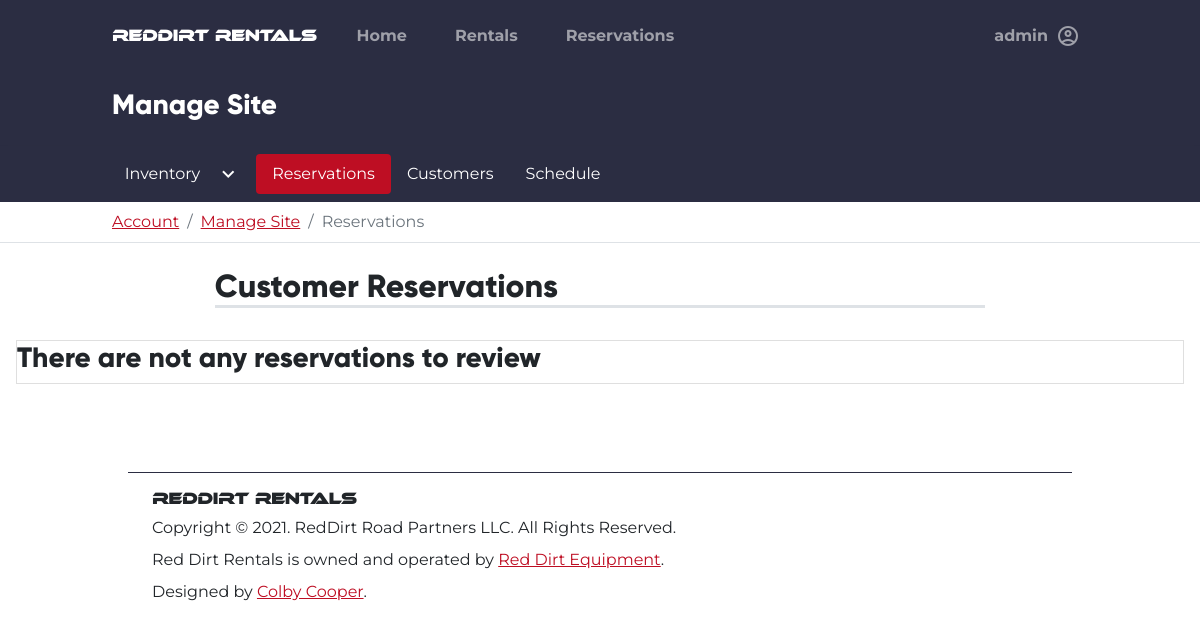
Before: /admin/reservations (signed in) with the older database file.
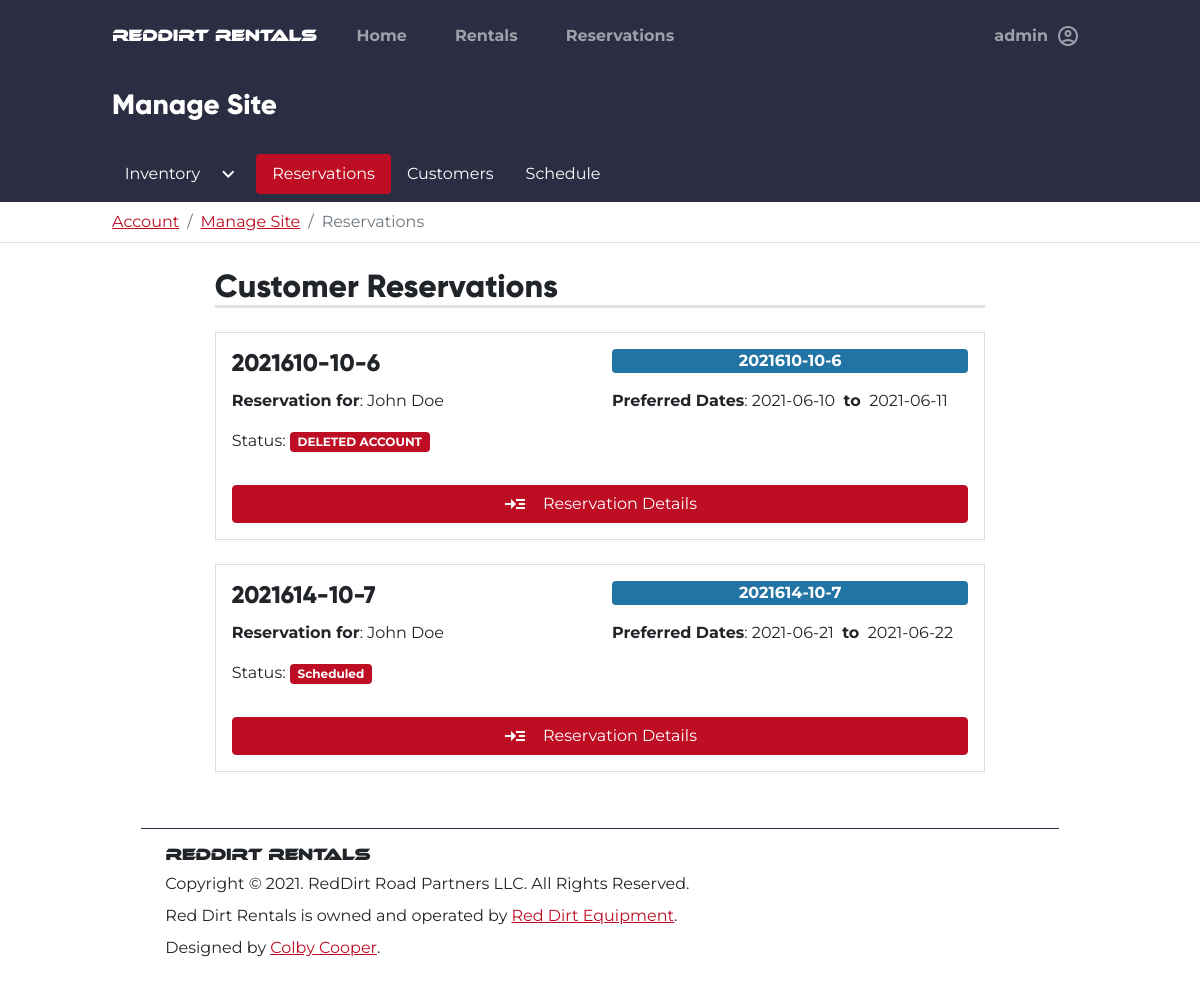
After: the same page with the newer database file.
### tables this page shows
CREATE TABLE users (
    id INTEGER PRIMARY KEY AUTOINCREMENT,
    firstname TEXT NOT NULL,
    lastname TEXT NOT NULL,
    phonenumber TEXT NOT NULL,
    email TEXT NOT NULL,
    password BLOB NOT NULL,
    groups TEXT NOT NULL,
    address TEXT NOT NULL,
    city TEXT NOT NULL,
    state TEXT NOT NULL,
    zip TEXT NOT NULL
, token TEXT, token_expire TEXT);

CREATE TABLE reservations (
    id INTEGER PRIMARY KEY AUTOINCREMENT,
    
    confirmation_num TEXT NOT NULL,
    rental_id INT NOT NULL,
    customer_id INT NOT NULL,
    
    pref_start_1 DATE NOT NULL,
    pref_start_2 DATE NOT NULL,
    pref_start_3 DATE NOT NULL,
    pref_end_1 DATE NOT NULL,
    pref_end_2 DATE NOT NULL,
    pref_end_3 DATE NOT NULL,

    status TEXT DEFAULT 'PENDING'
, est_hours TEXT, actual_start DATE, actual_end DATE);

### rentals_app/admin.py (the view)
@admin.route("/reservations")
@login_required
@admin_only
def reservations():
    con, cur = helpers.connect_to_db()
    resv_sql = "SELECT * FROM reservations;".format(g.user.userid)
    try:
        reservations = cur.execute(resv_sql).fetchall()
        rental_ids = list()
        for x in reservations:
            rental_ids.append(x[2])
        rentals = dict()
        for id in rental_ids:
            rentals[str(id)] = Rental().find_rental(id)
            rentals[str(id)].image_paths = rentals[str(id)].image_paths[
                2 : len(rentals[str(id)].image_paths) - 2
            ]
        print(reservations)
        customers_ids = list()
        for x in reservations:
            customers_ids.append(x[3])
        customers = dict()
        for id in customers_ids:
            customers[str(id)] = User.find_user(id=x[3])
    except Exception as ex:
        print(ex)
        raise ex
    finally:
        con.close()
        return render_template(
            "admin/reservations.html",
            reservations=reservations,
            rentals=rentals,
            customers=customers,
        )

### rentals_app/auth.py (called while the page is built)
@auth.before_app_request
def fetch_current_user():
    userid = session.get("userid")
    if userid is None:
        g.user = None
    else:
        g.user = User.find_user(userid)

def login_required(view):
    @functools.wraps(view)
    def wrapped_view(**kwargs):
        if g.user is None:
            return redirect(url_for("auth.login"))
        return view(**kwargs)
    return wrapped_view

def admin_only(view):
    @functools.wraps(view)
    def wrapped_view(**kwargs):
        if g.user is None:
            return redirect(url_for("auth.login"))
        if g.user is not None and g.user.groups != "admin":
            session.clear()
            return redirect(render_template("errors/401.html"))
        return view(**kwargs)
    return wrapped_view

### rentals_app/helpers.py (called while the page is built)
def connect_to_db():
    con = sqlite3.connect(DB_PATH)
    return con, con.cursor()

### rentals_app/models/user.py (called while the page is built)
    def find_user(id) -> "User":
        con, cur = helpers.connect_to_db()
        sql = """
        SELECT * FROM users WHERE id='{}'
        """.format(
            id
        )
        try:
            db = cur.execute(sql).fetchone()
            con.commit()
            return User(
                userid=db[0],
                firstname=db[1],
                lastname=db[2],
                phonenumber=db[3],
                email=db[4],
                password=db[5],
                groups=db[6],
                address=db[7],
                city=db[8],
                state=db[9],
                zip=db[10],
            )
        except Exception as ex:
            con.rollback()
            raise ex
        finally:
            con.close()

### rentals_app/templates/admin/reservations.html (shortened to what this page needs)
{% extends "base.html" %}
{% block content %}
<div class="container-fluid bg-dark">
    <div class="row">
        <div class="col-md-10 mx-auto">
            <h3 class="text-white py-3 fw-bold">Manage Site</h3>
        </div>
    </div>
</div>
<div class="container-fluid p-2 bg-dark shadow-sm">
    <div class="row">
        <div class="col-md-10 mx-auto">
            <ul class="nav nav-pills"
                id="tab_root">
                <li class="nav-item dropdown">
                    <a class="nav-link dropdown-toggle text-white d-flex flex-row"
                       data-bs-toggle="dropdown"
                       id="inventory_active_elem"
                       role="button"
                       aria-expanded="false">
                        Inventory
                        <span class="material-icons-outlined ms-3">
                        </span>
                    </a>
                </li>
                <li class="nav-item">
                    <a class="nav-link text-white bg-info active"
                       href="{{url_for('admin.reservations') }}"
                       id="reservations_tab_selector">
                        Reservations
                    </a>
                </li>
                <li class="nav-item">
                    <a class="nav-link text-white"
                       href="{{url_for('admin.customers') }}"
                       id="reservations_tab_selector">
                        Customers
                    </a>
                </li>
                <li class="nav-item">
                    <a class="nav-link text-white"
                       href="{{url_for('admin.schedule') }}"
                       id="reservations_tab_selector">
                        Schedule
                    </a>
                </li>
            </ul>
        </div>
    </div>
</div>
<div class="container-fluid bg-white border-bottom">
    <div class="row">
        <div class="col-md-10 mx-auto justify-content-center py-2">
            <nav aria-label="breadcrumb">
                <ol class="breadcrumb mb-0">
                    <li class="breadcrumb-item"><a href="/account">Account</a></li>
                    <li class="breadcrumb-item"><a href="/admin">Manage Site</a></li>
                    <li class="breadcrumb-item active"
                        aria-current="page">Reservations</li>
                </ol>
            </nav>
        </div>
    </div>
</div>
<div class="container-fluid p-3 mb-3"
     id="inventory_tab_content">
    <div class="row">
        <div class="col-md-8 mx-auto mt-2">
            <h2 class="border-bottom border-3">Customer Reservations</h2>
            {% if reservations %}
            {% for reservation in reservations %}
            <div class="card my-4 rounded-0">
                <div class="card-body">
                    <div class="row">
                        <div class="col">
                            {% set customer = customers['%s' % reservation[3]] %}
                            <h4>{{reservation[1]}}</h4>
                        </div>
                        <div class="col">
                            <p class="rounded bg-success text-white fw-bold text-center">{{reservation[1]}}</span></p>
                        </div>
                    </div>
                    <div class="row">
                        <p class="col"><b>Reservation for</b>: {{customer.firstname}} {{customer.lastname}}</p>
                        <p class="col"><b>Preferred Dates</b>: {{reservation[4]}}&nbsp;&nbsp;<b>to</b>&nbsp;&nbsp;{{reservation[5]}}
                    </div>
                    <div class="row col">
                        <p>Status: <span class="badge bg-info">{{reservation[10]}}</span></p>
                    </div>
                </div>
                <div class="card-footer border-0 bg-white pb-3 pt-0 text-end">
                    <a href="{{ url_for('admin.reservation_details', id=reservation[0]) }}"
                       class="d-block w-100 btn btn-danger px-5">
                        <div class="d-flex flex-row align-items-center justify-content-center">
                            <span class="material-icons-outlined me-3">
                            </span>
                            Reservation Details
                        </div>
                    </a>
                </div>
            </div>
            {% endfor %}
            {%else%}
        </div>
    </div>
    <div class="card rounded-0 my-4">
        <h3>There are not any reservations to review</h3>
    </div>
    {%endif%}
</div>
{% endblock %}

### rentals_app/templates/base.html (shortened to what this page needs)
<!doctype html>
<html lang="en">
<head>
    <link rel="stylesheet"
          href="https://cdn.jsdelivr.net/npm/fullcalendar@5.7.2/main.css"
>
    <link rel="stylesheet"
          href="{{url_for('static', filename='global.css')}}">
</head>
<body class="bg-white"
      style="overflow-x: hidden;">
    <div class="row mx-0 bg-dark">
        <div class="col-md-10 mx-auto">
            <nav class="navbar navbar-expand-lg navbar-dark bg-dark py-3">
                <a href="{{url_for('index.root')}}"
                   class="navbar-brand">
                    <h6 class="m-0"
                        style="font-family:ethnocentric;">RedDirt Rentals</h6>
                </a>
                <div class="collapse navbar-collapse"
                     id="nav_main">
                    <ul class="navbar-nav w-100">
                        <li class="nav-item mx-3">
                            <a class="nav-link fw-bold"
                               aria-current="page"
                               href="{{ url_for('index.root') }}">Home</a>
                        </li>
                        <li class="nav-item px-3">
                            <a class="nav-link fw-bold"
                               href="{{url_for('Rentals.all_rentals')}}">Rentals</a>
                        </li>
                        <li class="nav-item mx-3">
                            <a class="nav-link fw-bold"
                               href="{{url_for('account.reservations', id=None)}}">Reservations</a>
                        </li>
                        {% if g.user != None %}
                        <li class="nav-item dropdown dropdown-dark ms-lg-auto ms-3">
                            <a class="nav-link dropdown-toggle d-flex flex-row align-items-center fw-bold"
                               href="#"
                               data-bs-toggle="dropdown"
                               aria-expanded="false">
                                <span class="me-2">{{g.user.firstname}}</span>
                                <span class="material-icons-outlined">
                                </span>
                            </a>
                        </li>
                        {% endif %}
                    </ul>
                </div>
            </nav>
        </div>
    </div>
    {% block content %} {% endblock %}
    <div class="row mx-0">
        <div class="col-md-10 mx-auto">
            <footer class="p-3">
                <div class="container mt-3 border-top border-dark pt-3">
                    <h6 class="m-0"
                        style="font-family: ethnocentric;">RedDirt Rentals</h6>
                    <p class="my-2">Copyright &copy; 2021. RedDirt Road Partners LLC. All Rights Reserved.</p>
                    <p class="my-2">Red Dirt Rentals is owned and operated by <a href="https://reddirtequipment.com"
                           target="_blank">Red Dirt Equipment</a>.</p>
                    <p class="mb-2">Designed by <a href="mailto:ccooper@reddirtequipment.com">Colby Cooper</a>.</p>
                </div>
            </footer>
        </div>
    </div>
</body>
</html>

Changed rows visible on the page:
added reservations: confirmation_num "2021610-10-6", pref_start_1 "2021-06-10", pref_start_2 "2021-06-11", status "DELETED ACCOUNT"
added users: firstname "John", lastname "Doe"
added reservations: confirmation_num "2021614-10-7", pref_start_1 "2021-06-21", pref_start_2 "2021-06-22", status "Scheduled"
Other visible differences:
text no longer shown: "There are not any reservations to review"
